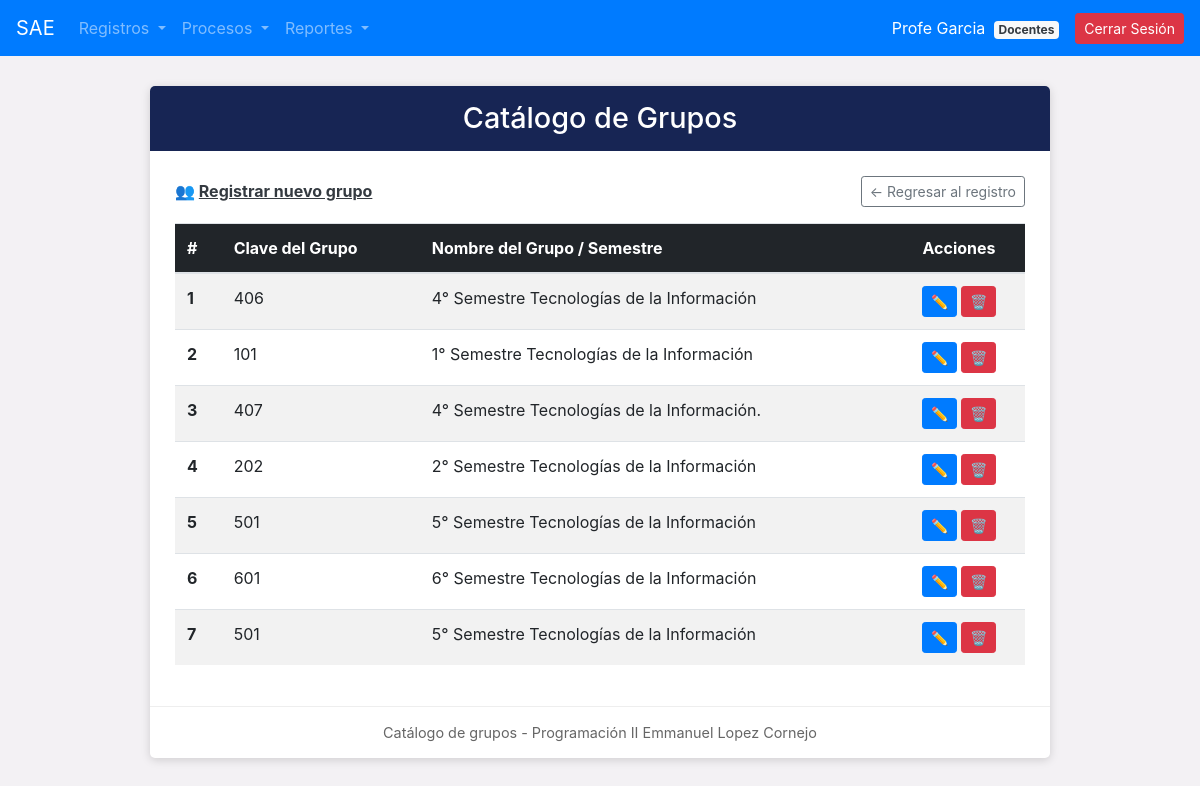
The page /crude/crude_grupos.php (signed in) on the database its author committed.
### tables this page shows
CREATE TABLE `grupos` (
  `idgrupo` int(11) NOT NULL,
  `clave_grupo` varchar(50) NOT NULL,
  `nombre_grupo` varchar(100) NOT NULL,
  `estatus_grupo` varchar(10) DEFAULT 'ALTA'
);

### crude/crude_grupos.php (the view, shortened to what this page needs)
<?php
include_once("../conexion.php");
include_once("../navegacion/nav.php");
$grupos = $conexion->query("SELECT * FROM grupos WHERE estatus_grupo = 'ALTA'");
?>
<!DOCTYPE html>
<html lang="es">
<head>
</head>
<body>
<div class="container">
    <div class="formulario">
        <div class="titulo">
            <h2>Catálogo de Grupos</h2>
        </div>
        <div class="contenido">
            <div class="d-flex justify-content-between align-items-center mb-3">
                <a href="../registro/reg_grupo.php" class="text-dark font-weight-bold">👥 <u>Registrar nuevo grupo</u></a>
                <a href="../registro/reg_grupo.php" class="btn btn-outline-secondary btn-sm">← Regresar al registro</a>
            </div>
            <table class="table table-striped table-hover align-middle">
                <thead style="background-color: #212529; color: white;">
                    <tr>
                        <th>#</th>
                        <th>Clave del Grupo</th>
                        <th>Nombre del Grupo / Semestre</th>
                        <th class="text-center">Acciones</th>
                    </tr>
                </thead>
                <tbody>
                    <?php if ($grupos && $grupos->num_rows > 0): ?>
                        <?php $i = 1; ?>
                        <?php while ($row = $grupos->fetch_assoc()): ?>
                            <tr>
                                <td><b><?php echo $i++; ?></b></td>
                                <td><?php echo htmlspecialchars($row['clave_grupo']); ?></td>
                                <td><?php echo htmlspecialchars($row['nombre_grupo']); ?></td>
                                <td class="text-center">
                                    <a href="../modificacion/modif_grupo.php?id=<?php echo $row['idgrupo']; ?>" class="btn btn-primary btn-sm">✏️</a>
                                    <a href="../baja/baja_grupo.php?id=<?php echo $row['idgrupo']; ?>" class="btn btn-danger btn-sm" onclick="return confirm('¿Dar de baja grupo?');">🗑️</a>
                                </td>
                            </tr>
                        <?php endwhile; ?>
                    <?php else: ?>
                        <tr><td colspan="4" class="text-center py-3">No hay grupos activos.</td></tr>
                    <?php endif; ?>
                </tbody>
            </table>
        </div>
        <div class="pie">
            Catálogo de grupos - Programación II Emmanuel Lopez Cornejo
        </div>
    </div>
</div>
</body>
</html>

### crude/crude_grupos.php (style rules this page uses)
body { background-color: #f3f1f4; }
.formulario { background-color: white; max-width: 900px; margin: 30px auto; border-radius: 5px; box-shadow: 0 2px 10px rgba(0,0,0,0.15); overflow: hidden; }
.titulo { background-color: #172554; color: white; padding: 15px; text-align: center; }
.titulo h2 { margin: 0; font-size: 1.8rem; font-weight: 500; }
.contenido { padding: 25px; }
.pie { text-align: center; padding: 15px; color: #666; font-size: 0.9rem; border-top: 1px solid #eee; }

### rows shown on the page
grupos: clave_grupo "406", nombre_grupo "4° Semestre Tecnologías de la Información"
grupos: clave_grupo "101", nombre_grupo "1° Semestre Tecnologías de la Información"
grupos: clave_grupo "407", nombre_grupo "4° Semestre Tecnologías de la Información."
grupos: clave_grupo "202", nombre_grupo "2° Semestre Tecnologías de la Información"
grupos: clave_grupo "501", nombre_grupo "5° Semestre Tecnologías de la Información"
grupos: clave_grupo "601", nombre_grupo "6° Semestre Tecnologías de la Información"
grupos: clave_grupo "501", nombre_grupo "5° Semestre Tecnologías de la Información"

### other values the page prints
$_SESSION['nombre_usuario'] "Profe Garcia"
$_SESSION['nombre_puesto'] "Docentes"
